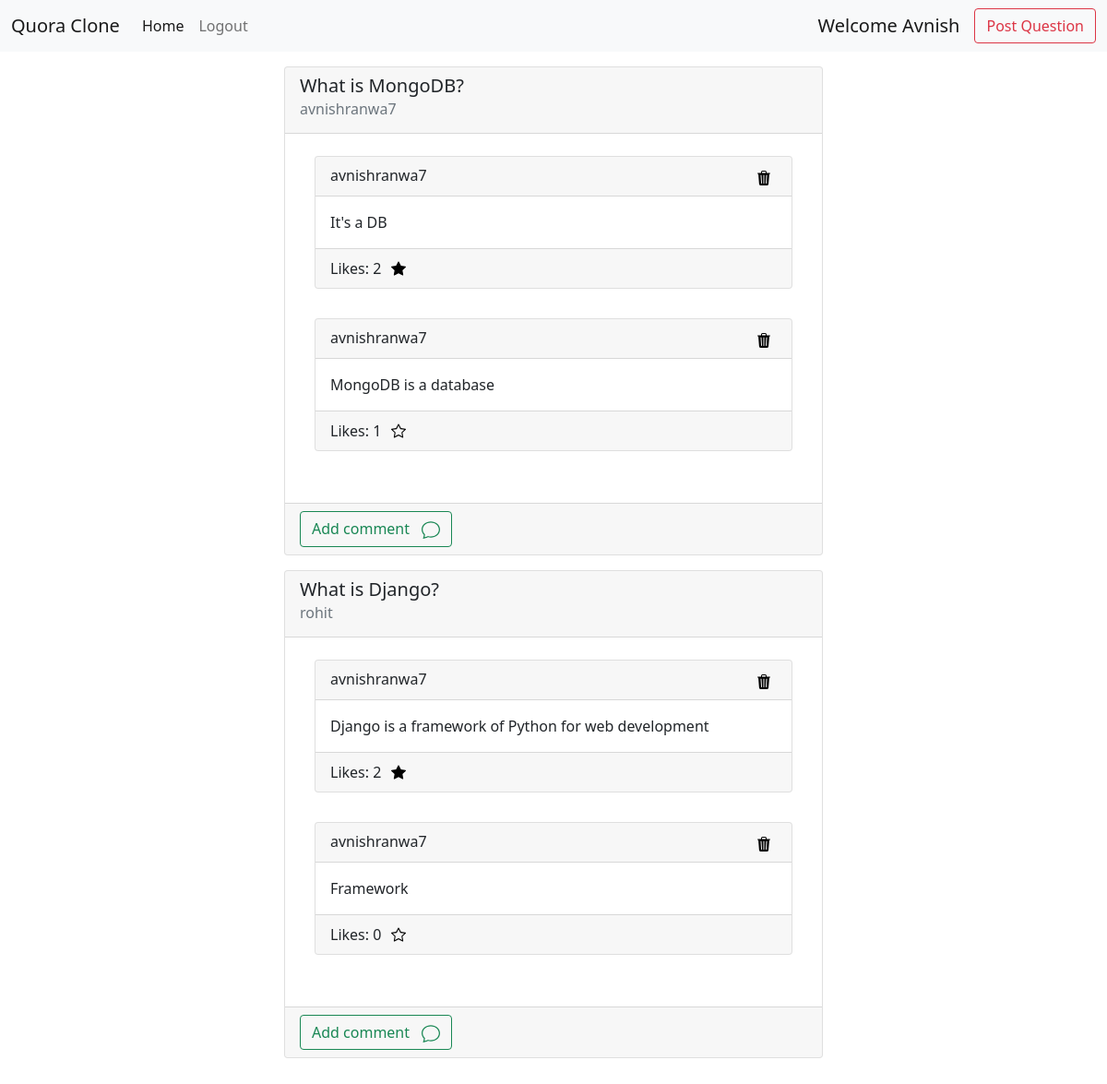
The app's page /quora/ (signed in) with its own data.
### quora/models.py (models this page shows, shortened)
class Question(models.Model):
    question_text = models.CharField(max_length=300)
    pub_date = models.DateField("date published")
    pub_by = models.ForeignKey(User, on_delete=models.CASCADE)

class Comment(models.Model):
    question = models.ForeignKey(Question, on_delete=models.CASCADE)
    comment_text = models.CharField(max_length=1000)
    likes = models.IntegerField(default=0)
    pub_by = models.ForeignKey(User, on_delete=models.CASCADE)
    pub_date = models.DateField("date published")
    def __str__(self):
        return self.comment_text

### quora/views.py (the view)
# urls.py: path("", views.index, name="index"),
def index(req):
    loggedIn = req.user.is_authenticated
    questions = Question.objects.order_by("-pub_date")
    comments = []
    for question in questions:
        questionComments = Comment.objects.filter(question_id=question.id).order_by("-pub_date").order_by("-likes")
        for comment in questionComments:
            this_comment = copy.deepcopy(comment)
            if loggedIn:
                if Like.objects.filter(comment=comment, user=req.user).__len__():
                    this_comment.liked = 1
                else:
                    this_comment.liked = 0
            comments.append(this_comment)
    user = req.user
    print(comments)
    return render(req, 'quora/index.html',
    {   "questions": questions,
        "comments": comments,
        "loggedIn": loggedIn,
        "user": user
    })

### quora/templates/quora/index.html (shortened to what this page needs)
<!DOCTYPE html>
<html lang="en">
  <head>
    <link
      href="https://cdn.jsdelivr.net/npm/bootstrap@5.0.2/dist/css/bootstrap.min.css"
      rel="stylesheet"
    />
  </head>
  <body>
    <nav class="navbar navbar-expand-lg navbar-light bg-light">
        <div class="container-fluid">
          <div class="collapse navbar-collapse" id="navbarTogglerDemo01">
            <a class="navbar-brand" href="/quora">Quora Clone</a>
            <ul class="navbar-nav me-auto mb-2 mb-lg-0">
              <li class="nav-item">
                <a class="nav-link active" aria-current="page" href="/quora">Home</a>
              </li>
              {% if not loggedIn %}
                <li class="nav-item">
                    <a class="nav-link" href="login">Login</a>
                </li>
                <li class="nav-item">
                    <a class="nav-link" href="signup">SignUp</a>
                </li>
              {% else %}
                <li class="nav-item">
                    <a class="nav-link" href="logout">Logout</a>
                </li>
              {% endif %}
            </ul>
            {% if loggedIn %}
            <a class="navbar-brand" href="/quora">Welcome {{user.first_name}}</a>
              <form action="post-question" class="d-flex">
                <button class="btn btn-outline-danger" type="submit">Post Question</button>
              </form>
            {% endif %}
          </div>
        </div>
      </nav>
      <main style="margin: 1rem; display: flex; flex-direction: column; align-items: center;">
        {% for question in questions %}
          <div class="card" style="width: 50%; margin-bottom: 1rem;">
              <div class="card-header">
                  <h5 class="card-title">{{ question.question_text }}</h5>
                  <h6 class="card-subtitle mb-2 text-muted">{{ question.pub_by }}</h6>
              </div>
              <div class="card-body">
                <ul class="list-group list-group-flush">
                  <li class="list-group-item">
                      {% for comment in comments %}
                        {% if comment.question_id == question.id %}
                          <div class="card" style="margin-bottom: 2rem;">
                            <div class="card-header">
                              {{ comment.pub_by }}
                              {% if loggedIn %}
                                <form action="delete-comment/" method="POST" style="float: right;">
                                  <button type="submit" style="border: none; background: none;">
                                  </button>
                                </form>
                              {% endif %}
                            </div>
                            <div class="card-body">
                                {{ comment.comment_text }}
                            </div>
                            <div class="card-footer">
                                <form action="post-upvote/" method="POST">
                                    <span>Likes: {{ comment.likes }}
                                        {% if loggedIn %}
                                          <button type="submit" style="border: none; background: none;">
                                          </button>
                                        {% endif %}
                                    </span>
                                </form>
                            </div>
                          </div>
                        {% endif %}
                      {% endfor %}
                  </li>
                </ul>
              </div>
              {% if loggedIn %}
                <div class="card-footer">
                  <form action="post-comment/{{ question.id }}">
                    <button type="submit" class="btn btn-outline-success">
                      Add comment &nbsp;&nbsp;
                    </button>
                  </form>
                </div>
              {% endif %}
          </div>
        {% endfor %}
    </main>
  </body>
</html>

### records on screen
Question: question_text "What is MongoDB?", pub_by "avnishranwa7"
Comment: pub_by "avnishranwa7", comment_text "It's a DB", likes "2"
Comment: pub_by "avnishranwa7", comment_text "MongoDB is a database", likes "1"
Question: question_text "What is Django?", pub_by "rohit"
Comment: pub_by "avnishranwa7", comment_text "Django is a framework of Python for web development", likes "2"
Comment: pub_by "avnishranwa7", comment_text "Framework", likes "0"

### other values on screen
{{ user.first_name }} "Avnish"
